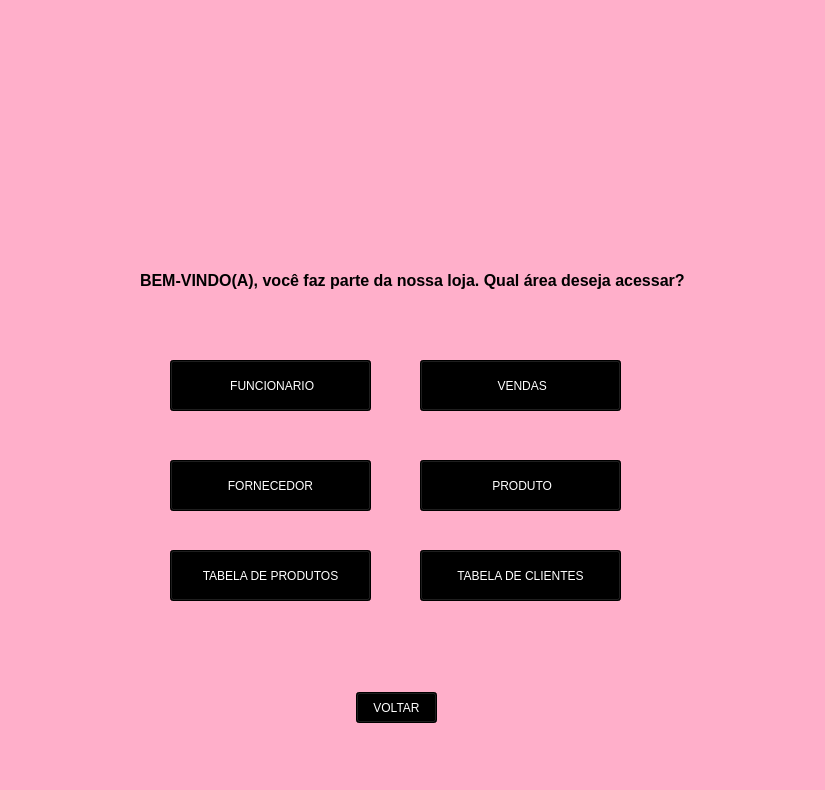
<?xml version="1.0" encoding="UTF-8"?>
<ui version="4.0">
 <class>MainWindow</class>
 <widget class="QMainWindow" name="MainWindow">
  <property name="geometry">
   <rect>
    <x>0</x>
    <y>0</y>
    <width>825</width>
    <height>790</height>
   </rect>
  </property>
  <property name="maximumSize">
   <size>
    <width>825</width>
    <height>790</height>
   </size>
  </property>
  <property name="windowTitle">
   <string>Opções</string>
  </property>
  <property name="windowIcon">
   <iconset>
    <normaloff>../new tela/diamond-removebg-preview.png</normaloff>../new tela/diamond-removebg-preview.png</iconset>
  </property>
  <property name="styleSheet">
   <string notr="true">background-color: rgb(255, 175, 202);</string>
  </property>
  <widget class="QWidget" name="centralwidget">
   <widget class="QLabel" name="label">
    <property name="geometry">
     <rect>
      <x>230</x>
      <y>0</y>
      <width>391</width>
      <height>221</height>
     </rect>
    </property>
    <property name="text">
     <string/>
    </property>
    <property name="pixmap">
     <pixmap>../new tela/biju-removebg-preview.png</pixmap>
    </property>
    <property name="scaledContents">
     <bool>true</bool>
    </property>
   </widget>
   <widget class="QLabel" name="label_3">
    <property name="geometry">
     <rect>
      <x>140</x>
      <y>240</y>
      <width>681</width>
      <height>81</height>
     </rect>
    </property>
    <property name="font">
     <font>
      <family>Nirmala UI</family>
      <pointsize>12</pointsize>
      <weight>75</weight>
      <bold>true</bold>
     </font>
    </property>
    <property name="text">
     <string>BEM-VINDO(A), você faz parte da nossa loja. Qual área deseja acessar?</string>
    </property>
   </widget>
   <widget class="QPushButton" name="func">
    <property name="geometry">
     <rect>
      <x>170</x>
      <y>360</y>
      <width>201</width>
      <height>51</height>
     </rect>
    </property>
    <property name="font">
     <font>
      <family>Nirmala UI</family>
     </font>
    </property>
    <property name="styleSheet">
     <string notr="true">background-color: rgb(0, 0, 0);
color: rgb(255, 255, 255);</string>
    </property>
    <property name="text">
     <string> FUNCIONARIO</string>
    </property>
   </widget>
   <widget class="QPushButton" name="vendas">
    <property name="geometry">
     <rect>
      <x>420</x>
      <y>360</y>
      <width>201</width>
      <height>51</height>
     </rect>
    </property>
    <property name="font">
     <font>
      <family>Nirmala UI</family>
     </font>
    </property>
    <property name="styleSheet">
     <string notr="true">background-color: rgb(0, 0, 0);
color: rgb(255, 255, 255);</string>
    </property>
    <property name="text">
     <string> VENDAS</string>
    </property>
   </widget>
   <widget class="QPushButton" name="prod">
    <property name="geometry">
     <rect>
      <x>420</x>
      <y>460</y>
      <width>201</width>
      <height>51</height>
     </rect>
    </property>
    <property name="font">
     <font>
      <family>Nirmala UI</family>
     </font>
    </property>
    <property name="styleSheet">
     <string notr="true">background-color: rgb(0, 0, 0);
color: rgb(255, 255, 255);</string>
    </property>
    <property name="text">
     <string> PRODUTO</string>
    </property>
   </widget>
   <widget class="QPushButton" name="forne">
    <property name="geometry">
     <rect>
      <x>170</x>
      <y>460</y>
      <width>201</width>
      <height>51</height>
     </rect>
    </property>
    <property name="font">
     <font>
      <family>Nirmala UI</family>
     </font>
    </property>
    <property name="styleSheet">
     <string notr="true">background-color: rgb(0, 0, 0);
color: rgb(255, 255, 255);</string>
    </property>
    <property name="text">
     <string> FORNECEDOR </string>
    </property>
   </widget>
   <widget class="QPushButton" name="voltar">
    <property name="geometry">
     <rect>
      <x>356</x>
      <y>692</y>
      <width>81</width>
      <height>31</height>
     </rect>
    </property>
    <property name="font">
     <font>
      <family>Nirmala UI</family>
     </font>
    </property>
    <property name="styleSheet">
     <string notr="true">background-color: rgb(0, 0, 0);
color: rgb(255, 255, 255);</string>
    </property>
    <property name="text">
     <string>VOLTAR</string>
    </property>
   </widget>
   <widget class="QPushButton" name="exc_prod">
    <property name="geometry">
     <rect>
      <x>170</x>
      <y>550</y>
      <width>201</width>
      <height>51</height>
     </rect>
    </property>
    <property name="font">
     <font>
      <family>Nirmala UI</family>
     </font>
    </property>
    <property name="styleSheet">
     <string notr="true">background-color: rgb(0, 0, 0);
color: rgb(255, 255, 255);</string>
    </property>
    <property name="text">
     <string>TABELA DE PRODUTOS</string>
    </property>
   </widget>
   <widget class="QPushButton" name="exc_clientes">
    <property name="geometry">
     <rect>
      <x>420</x>
      <y>550</y>
      <width>201</width>
      <height>51</height>
     </rect>
    </property>
    <property name="font">
     <font>
      <family>Nirmala UI</family>
     </font>
    </property>
    <property name="styleSheet">
     <string notr="true">background-color: rgb(0, 0, 0);
color: rgb(255, 255, 255);</string>
    </property>
    <property name="text">
     <string>TABELA DE CLIENTES</string>
    </property>
   </widget>
  </widget>
  <widget class="QMenuBar" name="menubar">
   <property name="geometry">
    <rect>
     <x>0</x>
     <y>0</y>
     <width>825</width>
     <height>21</height>
    </rect>
   </property>
  </widget>
  <widget class="QStatusBar" name="statusbar"/>
 </widget>
 <resources/>
 <connections/>
</ui>
